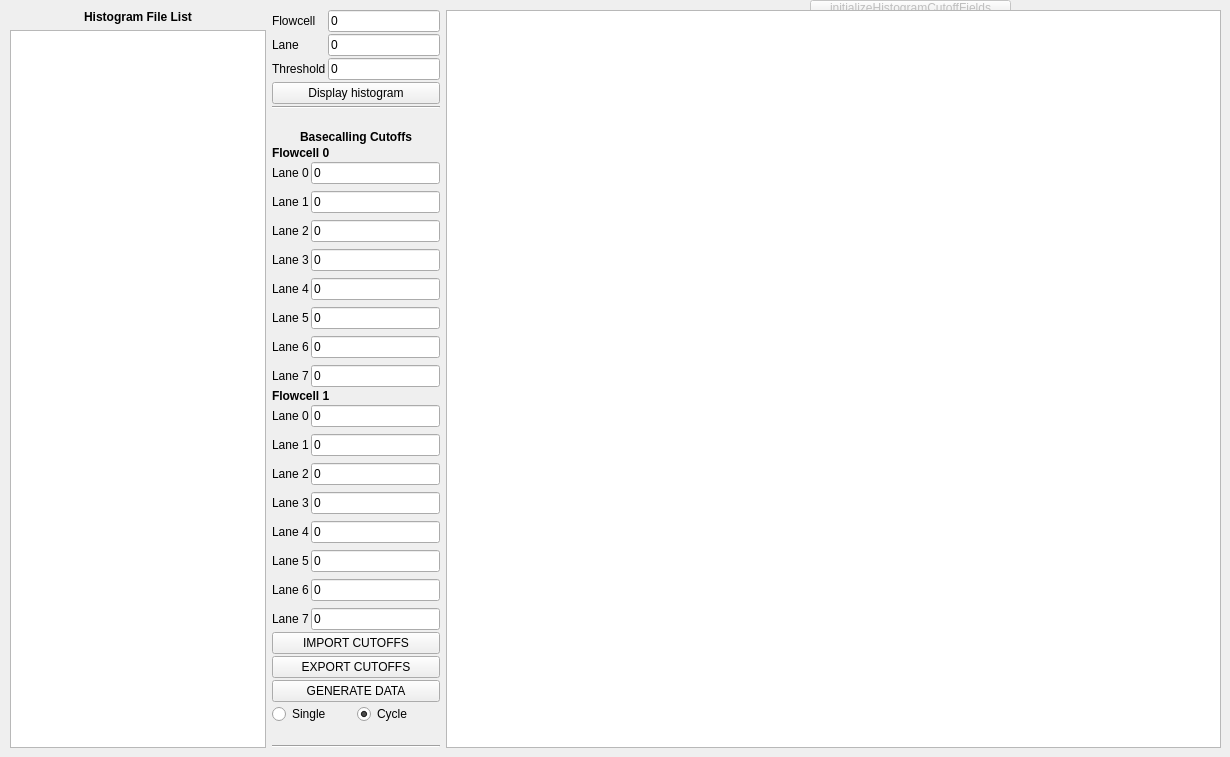
    <widget class="QWidget" name="tab_6">
     <attribute name="title">
      <string>Histogram</string>
     </attribute>
     <widget class="QPushButton" name="pushButton_3">
      <property name="enabled">
       <bool>false</bool>
      </property>
      <property name="geometry">
       <rect>
        <x>810</x>
        <y>0</y>
        <width>201</width>
        <height>16</height>
       </rect>
      </property>
      <property name="text">
       <string>initializeHistogramCutoffFields</string>
      </property>
     </widget>
     <widget class="QWidget" name="horizontalLayoutWidget_6">
      <property name="geometry">
       <rect>
        <x>10</x>
        <y>10</y>
        <width>1211</width>
        <height>738</height>
       </rect>
      </property>
      <layout class="QHBoxLayout" name="horizontalLayout_11">
       <property name="spacing">
        <number>6</number>
       </property>
       <property name="sizeConstraint">
        <enum>QLayout::SetMaximumSize</enum>
       </property>
       <item>
        <layout class="QVBoxLayout" name="verticalLayout">
         <item>
          <widget class="QLabel" name="label_34">
           <property name="font">
            <font>
             <weight>75</weight>
             <bold>true</bold>
            </font>
           </property>
           <property name="text">
            <string>Histogram File List</string>
           </property>
           <property name="alignment">
            <set>Qt::AlignCenter</set>
           </property>
          </widget>
         </item>
         <item>
          <widget class="QListWidget" name="histogramFileList">
           <property name="sizePolicy">
            <sizepolicy hsizetype="Expanding" vsizetype="Expanding">
             <horstretch>0</horstretch>
             <verstretch>0</verstretch>
            </sizepolicy>
           </property>
           <property name="statusTip">
            <string>Histogram file list</string>
           </property>
           <property name="currentRow">
            <number>-1</number>
           </property>
          </widget>
         </item>
        </layout>
       </item>
       <item>
        <layout class="QVBoxLayout" name="verticalLayout_17">
         <property name="spacing">
          <number>2</number>
         </property>
         <item>
          <layout class="QFormLayout" name="formLayout_4">
           <property name="fieldGrowthPolicy">
            <enum>QFormLayout::AllNonFixedFieldsGrow</enum>
           </property>
           <item row="0" column="0">
            <widget class="QLabel" name="label_17">
             <property name="text">
              <string>Flowcell</string>
             </property>
            </widget>
           </item>
           <item row="1" column="0">
            <widget class="QLabel" name="label_18">
             <property name="text">
              <string>Lane</string>
             </property>
            </widget>
           </item>
           <item row="2" column="0">
            <widget class="QLabel" name="label_19">
             <property name="text">
              <string>Threshold</string>
             </property>
            </widget>
           </item>
           <item row="2" column="1">
            <widget class="QLineEdit" name="histogramThreshold">
             <property name="statusTip">
              <string>Threshold</string>
             </property>
             <property name="text">
              <string>0</string>
             </property>
            </widget>
           </item>
           <item row="1" column="1">
            <widget class="QLineEdit" name="histogramLane">
             <property name="statusTip">
              <string>Lane in flowcell</string>
             </property>
             <property name="text">
              <string>0</string>
             </property>
            </widget>
           </item>
           <item row="0" column="1">
            <widget class="QLineEdit" name="histogramFlowcell">
             <property name="statusTip">
              <string>Flowcell</string>
             </property>
             <property name="text">
              <string>0</string>
             </property>
            </widget>
           </item>
          </layout>
         </item>
         <item>
          <widget class="QPushButton" name="histogramDrawHistogram">
           <property name="statusTip">
            <string>Display histogram</string>
           </property>
           <property name="text">
            <string>Display histogram</string>
           </property>
          </widget>
         </item>
         <item>
          <widget class="Line" name="line">
           <property name="orientation">
            <enum>Qt::Horizontal</enum>
           </property>
          </widget>
         </item>
         <item>
          <spacer name="verticalSpacer_5">
           <property name="orientation">
            <enum>Qt::Vertical</enum>
           </property>
           <property name="sizeType">
            <enum>QSizePolicy::Expanding</enum>
           </property>
           <property name="sizeHint" stdset="0">
            <size>
             <width>20</width>
             <height>40</height>
            </size>
           </property>
          </spacer>
         </item>
         <item>
          <widget class="QLabel" name="label_20">
           <property name="font">
            <font>
             <weight>75</weight>
             <bold>true</bold>
            </font>
           </property>
           <property name="text">
            <string>Basecalling Cutoffs</string>
           </property>
           <property name="alignment">
            <set>Qt::AlignCenter</set>
           </property>
          </widget>
         </item>
         <item>
          <widget class="QLabel" name="label_21">
           <property name="font">
            <font>
             <weight>75</weight>
             <bold>true</bold>
            </font>
           </property>
           <property name="text">
            <string>Flowcell 0</string>
           </property>
          </widget>
         </item>
         <item>
          <layout class="QFormLayout" name="formLayout_2">
           <property name="fieldGrowthPolicy">
            <enum>QFormLayout::AllNonFixedFieldsGrow</enum>
           </property>
           <property name="verticalSpacing">
            <number>7</number>
           </property>
           <item row="0" column="0">
            <widget class="QLabel" name="label_32">
             <property name="text">
              <string>Lane 0</string>
             </property>
            </widget>
           </item>
           <item row="0" column="1">
            <widget class="QLineEdit" name="histogramCutoff0_0">
             <property name="statusTip">
              <string>Lane 0 cutoff</string>
             </property>
             <property name="text">
              <string>0</string>
             </property>
            </widget>
           </item>
           <item row="1" column="0">
            <widget class="QLabel" name="label_33">
             <property name="text">
              <string>Lane 1</string>
             </property>
            </widget>
           </item>
           <item row="1" column="1">
            <widget class="QLineEdit" name="histogramCutoff0_1">
             <property name="statusTip">
              <string>Lane 1 cutoff</string>
             </property>
             <property name="text">
              <string>0</string>
             </property>
            </widget>
           </item>
           <item row="2" column="0">
            <widget class="QLabel" name="label_22">
             <property name="text">
              <string>Lane 2</string>
             </property>
            </widget>
           </item>
           <item row="2" column="1">
            <widget class="QLineEdit" name="histogramCutoff0_2">
             <property name="statusTip">
              <string>Lane 2 cutoff</string>
             </property>
             <property name="text">
              <string>0</string>
             </property>
            </widget>
           </item>
           <item row="3" column="0">
            <widget class="QLabel" name="label_23">
             <property name="text">
              <string>Lane 3</string>
             </property>
            </widget>
           </item>
           <item row="3" column="1">
            <widget class="QLineEdit" name="histogramCutoff0_3">
             <property name="statusTip">
              <string>Lane 3 cutoff</string>
             </property>
             <property name="text">
              <string>0</string>
             </property>
            </widget>
           </item>
           <item row="4" column="0">
            <widget class="QLabel" name="label_24">
             <property name="text">
              <string>Lane 4</string>
             </property>
            </widget>
           </item>
           <item row="4" column="1">
            <widget class="QLineEdit" name="histogramCutoff0_4">
             <property name="statusTip">
              <string>Lane 4 cutoff</string>
             </property>
             <property name="text">
              <string>0</string>
             </property>
            </widget>
           </item>
           <item row="5" column="0">
            <widget class="QLabel" name="label_25">
             <property name="text">
              <string>Lane 5</string>
             </property>
            </widget>
           </item>
           <item row="5" column="1">
            <widget class="QLineEdit" name="histogramCutoff0_5">
             <property name="statusTip">
              <string>Lane 5 cutoff</string>
             </property>
             <property name="text">
              <string>0</string>
             </property>
            </widget>
           </item>
           <item row="6" column="0">
            <widget class="QLabel" name="label_26">
             <property name="text">
              <string>Lane 6</string>
             </property>
            </widget>
           </item>
           <item row="6" column="1">
            <widget class="QLineEdit" name="histogramCutoff0_6">
             <property name="statusTip">
              <string>Lane 6 cutoff</string>
             </property>
             <property name="text">
              <string>0</string>
             </property>
            </widget>
           </item>
           <item row="7" column="0">
            <widget class="QLabel" name="label_27">
             <property name="text">
              <string>Lane 7</string>
             </property>
            </widget>
           </item>
           <item row="7" column="1">
            <widget class="QLineEdit" name="histogramCutoff0_7">
             <property name="statusTip">
              <string>Lane 7 cutoff</string>
             </property>
             <property name="text">
              <string>0</string>
             </property>
            </widget>
           </item>
          </layout>
         </item>
         <item>
          <widget class="QLabel" name="label_67">
           <property name="font">
            <font>
             <weight>75</weight>
             <bold>true</bold>
            </font>
           </property>
           <property name="text">
            <string>Flowcell 1</string>
           </property>
          </widget>
         </item>
         <item>
          <layout class="QFormLayout" name="formLayout_3">
           <property name="verticalSpacing">
            <number>7</number>
           </property>
           <item row="0" column="0">
            <widget class="QLabel" name="label_68">
             <property name="text">
              <string>Lane 0</string>
             </property>
            </widget>
           </item>
           <item row="0" column="1">
            <widget class="QLineEdit" name="histogramCutoff1_0">
             <property name="statusTip">
              <string>Lane 0 cutoff</string>
             </property>
             <property name="text">
              <string>0</string>
             </property>
            </widget>
           </item>
           <item row="1" column="0">
            <widget class="QLabel" name="label_69">
             <property name="text">
              <string>Lane 1</string>
             </property>
            </widget>
           </item>
           <item row="1" column="1">
            <widget class="QLineEdit" name="histogramCutoff1_1">
             <property name="statusTip">
              <string>Lane 1 cutoff</string>
             </property>
             <property name="text">
              <string>0</string>
             </property>
            </widget>
           </item>
           <item row="2" column="0">
            <widget class="QLabel" name="label_70">
             <property name="text">
              <string>Lane 2</string>
             </property>
            </widget>
           </item>
           <item row="2" column="1">
            <widget class="QLineEdit" name="histogramCutoff1_2">
             <property name="statusTip">
              <string>Lane 2 cutoff</string>
             </property>
             <property name="text">
              <string>0</string>
             </property>
            </widget>
           </item>
           <item row="3" column="0">
            <widget class="QLabel" name="label_71">
             <property name="text">
              <string>Lane 3</string>
             </property>
            </widget>
           </item>
           <item row="3" column="1">
            <widget class="QLineEdit" name="histogramCutoff1_3">
             <property name="statusTip">
              <string>Lane 3 cutoff</string>
             </property>
             <property name="text">
              <string>0</string>
             </property>
            </widget>
           </item>
           <item row="4" column="0">
            <widget class="QLabel" name="label_72">
             <property name="text">
              <string>Lane 4</string>
             </property>
            </widget>
           </item>
           <item row="4" column="1">
            <widget class="QLineEdit" name="histogramCutoff1_4">
             <property name="statusTip">
              <string>Lane 4 cutoff</string>
             </property>
             <property name="text">
              <string>0</string>
             </property>
            </widget>
           </item>
           <item row="5" column="0">
            <widget class="QLabel" name="label_73">
             <property name="text">
              <string>Lane 5</string>
             </property>
            </widget>
           </item>
           <item row="5" column="1">
            <widget class="QLineEdit" name="histogramCutoff1_5">
             <property name="statusTip">
              <string>Lane 5 cutoff</string>
             </property>
             <property name="text">
              <string>0</string>
             </property>
            </widget>
           </item>
           <item row="6" column="0">
            <widget class="QLabel" name="label_74">
             <property name="text">
              <string>Lane 6</string>
             </property>
            </widget>
           </item>
           <item row="6" column="1">
            <widget class="QLineEdit" name="histogramCutoff1_6">
             <property name="statusTip">
              <string>Lane 6 cutoff</string>
             </property>
             <property name="text">
              <string>0</string>
             </property>
            </widget>
           </item>
           <item row="7" column="0">
            <widget class="QLabel" name="label_75">
             <property name="text">
              <string>Lane 7</string>
             </property>
            </widget>
           </item>
           <item row="7" column="1">
            <widget class="QLineEdit" name="histogramCutoff1_7">
             <property name="statusTip">
              <string>Lane 7 cutoff</string>
             </property>
             <property name="text">
              <string>0</string>
             </property>
            </widget>
           </item>
          </layout>
         </item>
         <item>
          <widget class="QPushButton" name="histogramImportCutoffs">
           <property name="statusTip">
            <string>Import cutoffs from file</string>
           </property>
           <property name="text">
            <string>IMPORT CUTOFFS</string>
           </property>
          </widget>
         </item>
         <item>
          <widget class="QPushButton" name="histogramExportCutoffs">
           <property name="statusTip">
            <string>Export cutoffs to file</string>
           </property>
           <property name="text">
            <string>EXPORT CUTOFFS</string>
           </property>
          </widget>
         </item>
         <item>
          <widget class="QPushButton" name="histogramGenerateData">
           <property name="statusTip">
            <string>Generate cycle data</string>
           </property>
           <property name="text">
            <string>GENERATE DATA</string>
           </property>
          </widget>
         </item>
         <item>
          <layout class="QHBoxLayout" name="horizontalLayout_10">
           <item>
            <widget class="QRadioButton" name="histogramSingleButton">
             <property name="statusTip">
              <string>Single</string>
             </property>
             <property name="text">
              <string>Single</string>
             </property>
            </widget>
           </item>
           <item>
            <widget class="QRadioButton" name="histogramCycleButton">
             <property name="statusTip">
              <string>Cycle</string>
             </property>
             <property name="text">
              <string>Cycle</string>
             </property>
             <property name="checked">
              <bool>true</bool>
             </property>
            </widget>
           </item>
          </layout>
         </item>
         <item>
          <spacer name="verticalSpacer_17">
           <property name="orientation">
            <enum>Qt::Vertical</enum>
           </property>
           <property name="sizeHint" stdset="0">
            <size>
             <width>20</width>
             <height>40</height>
            </size>
           </property>
          </spacer>
         </item>
         <item>
          <widget class="Line" name="line_3">
           <property name="orientation">
            <enum>Qt::Horizontal</enum>
           </property>
          </widget>
         </item>
        </layout>
       </item>
       <item>
        <widget class="QTextEdit" name="histogramOutputWindow">
         <property name="sizePolicy">
          <sizepolicy hsizetype="Fixed" vsizetype="Expanding">
           <horstretch>0</horstretch>
           <verstretch>0</verstretch>
          </sizepolicy>
         </property>
         <property name="minimumSize">
          <size>
           <width>775</width>
           <height>0</height>
          </size>
         </property>
         <property name="statusTip">
          <string>Histogram output</string>
         </property>
        </widget>
       </item>
      </layout>
     </widget>
    </widget>
